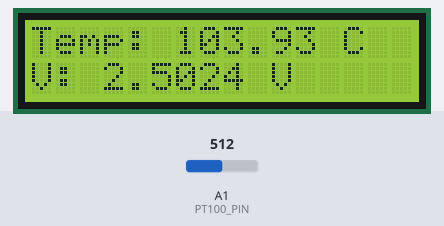
Simulated run of this sketch. Board: Arduino Uno, built with avr-gcc and run on an emulated ATmega328P. Shown: 16×2 character LCD. The inputs (shaded band) are chosen by the test bench; at power-on: A1 (PT100_PIN) = 512.

Above: at 1.2 s.
1.3 s: A1 (PT100_PIN) set to 716
At 3.2 s:
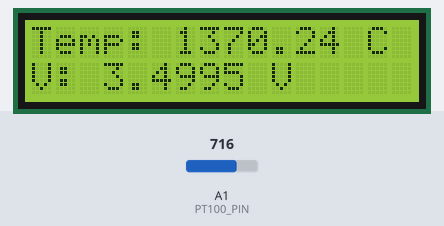
3.5 s: A1 (PT100_PIN) set to 900
At 5.2 s:
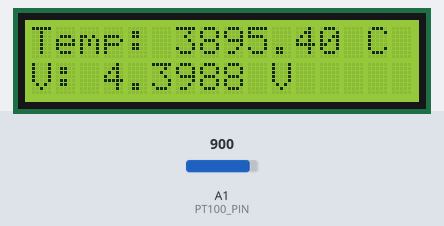
5.6 s: A1 (PT100_PIN) set to 1023
At 7.2 s:
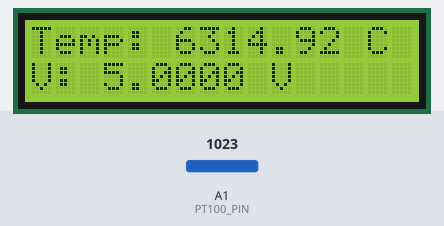
Timing chart, 0 to 8.7 s (numbered marks = the images above; inputs shaded):
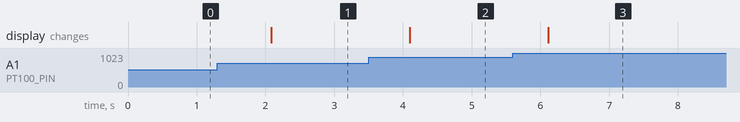

Measured:
- after the input at 1.3 s, the display: changes after 0.79 s (image 1)
- after the input at 3.5 s, the display: changes after 0.60 s (image 2)
- after the input at 5.6 s, the display: changes after 0.52 s (image 3)

The sketch:

arduino.ino
```cpp
#include <LiquidCrystal.h>
// Initialize LCD with pin numbers: RS, E, D4, D5, D6, D7
LiquidCrystal lcd(12, 11, 5, 4, 3, 2);

float a0 = 4026.380134;
float a1 = -3597.164799;
float a2 = 810.934776;

// Pin definitions
const int PT100_PIN = A1;

// Constants for PT100 and voltage divider
const float VCC = 5.0;             // Supply voltage

// Calibration parameters (adjust after calibration)
float offset = 1.0;
float sensitivity = 1.0;

void setup() {
  Serial.begin(9600);

  // Initialize LCD, 16 columns and 2 rows
  lcd.begin(16, 2);

  // Display startup message
  lcd.print("PT100 Temp");
  lcd.clear();

  analogReference(DEFAULT);  // Use default 5V reference
}

void loop() {
  int adcValue = analogRead(PT100_PIN);

  // Convert ADC value to voltage
  float voltage = (adcValue * VCC) / 1023.0;

 float temperature = a0+a1*voltage+a2*voltage*voltage;

//Calibrating the temperature by 1C
 temperature = (temperature*sensitivity) + offset;

  // Show temperature on LCD
  lcd.clear();
  lcd.setCursor(0, 0);
  lcd.print("Temp: ");
  lcd.print(temperature, 2);
  lcd.print(" C");

  lcd.setCursor(0, 1);
  lcd.print("V: ");
  lcd.print(voltage,4);
  lcd.print(" V");
  delay(1000);
}
```
